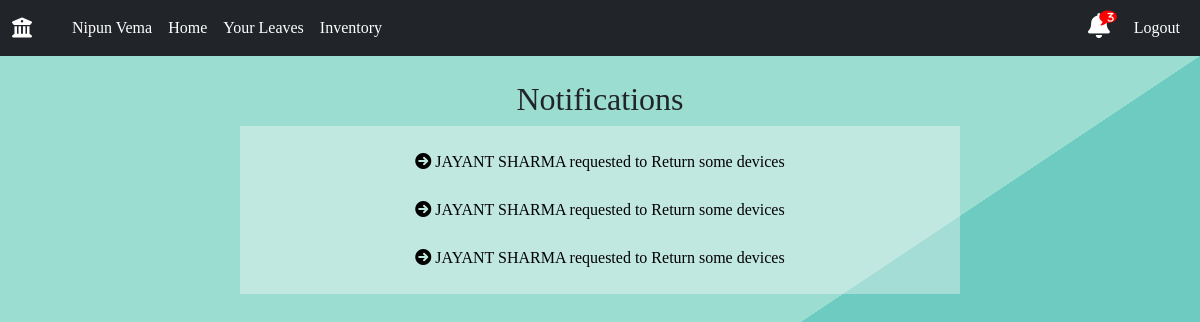
/profile/notifications/ (signed in), run on an earlier commit of the app's database.
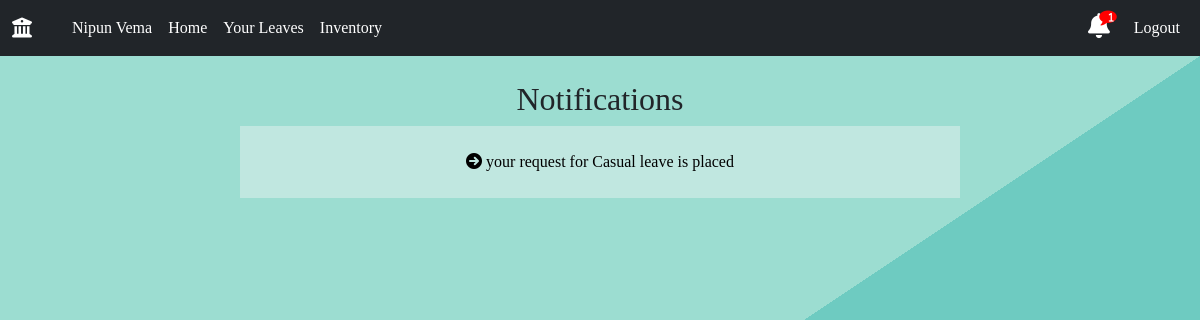
And on a later commit of the database.
### main/models.py (models this page shows, shortened)
class Notification(models.Model):
    sender = models.ForeignKey(Staff, blank=False, on_delete=CASCADE)
    reciever = models.CharField(max_length=255, blank=False)
    isActive = models.BooleanField(default=True)
    time = models.DateTimeField(auto_now_add=True)
    message = models.TextField()
    notification_type = models.CharField(max_length=20, choices=NOTIFICATION_FIELDS, default='LEAVE')
    taskId = models.CharField(max_length=100, blank=True, null=True, default=None)
    checked = models.BooleanField(default=False)
    expired = models.BooleanField(default=False)

### main/views.py (the view)
# urls.py: path('profile/notifications/', views.notifications, name='notification'),
@login_required
def notifications(request):
	staff = Staff.objects.get(user_obj=request.user)
	notification_count=get_notifications(staff.id)
	designation = staff.designation.designation
	notifications=[]
	if designation == 'Lab Technician':
		notification = Notification.objects.filter(notification_type='TECH',isActive=True).order_by('-time').all()
		notifications.extend(notification)
	receiver=str(staff.id) +' '+staff.name
	notification = Notification.objects.filter(reciever=receiver,isActive=True).order_by('-time').all()
	notifications.extend(notification)
	if request.user.is_staff:
		notification=Notification.objects.filter(reciever='admin',isActive=True).order_by('-time').all()
		notifications.extend(notification)
	return render(request, "Notifications/notifications.html", {"notifications": notifications, "staff":staff,'notification_count':notification_count,})

### main/views.py (called while the page is built)
def get_notifications(id):
	current_user=Staff.objects.get(id=id)
	designation=current_user.designation.designation
	notifications=[]
	if designation == 'Lab Technician':
		notification = Notification.objects.filter(notification_type='TECH',isActive=True).order_by('-time').all()
		notifications.extend(notification)
	receiver=str(current_user.id) +' '+current_user.name
	notification = Notification.objects.filter(reciever=receiver,isActive=True).order_by('-time').all()
	notifications.extend(notification)
	if designation == 'System Analyst' or designation == 'Lab Supervisor':
		notification=Notification.objects.filter(reciever='admin',isActive=True).order_by('-time').all()
		notifications.extend(notification)
	return len(notifications)

### templates/Notifications/notifications.html
{% extends 'base.html' %}
{% load static %}
{% block body %}
{% include 'navbar.html' with staff=staff notification_count=notification_count %}
<section class="sectionLogin">
    <br>
    <h2 style = "text-align: center;">Notifications</h2>
<div class="container" style = "text-align: center;background-color: rgba(245, 245, 245, 0.4);">
    <br>
    {% for notification in notifications %}
        {% if notification.isActive %}
        <i class="fa-solid fa-circle-arrow-right" style = "color: black;"></i>
        <a href="{% url 'main:handleNotification' pk=notification.id %}" style = "text-decoration: none;
            color:black;text-align: center;">
            {{ notification.message }}
            </a>
            <br><br>
        {% endif %}
    {% endfor %}
</div>
{% endblock body %}

### templates/navbar.html (shortened to what this page needs)
{% extends "base.html" %}
{% load static %}
{% block body %}
<nav class="navbar navbar-expand-md navbar-dark bg-dark">
  <div class="container-fluid">
    <div class="navbar-collapse collapse w-100 order-1 order-md-0 dual-collapse2">
      <ul class="navbar-nav me-auto">
        <li class="nav-item active navbar-brand">
          <a class="navbar-brand" href="{% url 'main:user_profile' %}" style="text-decoration: none;"><i class="fas fa-university"></i></a>
        </li>
        {% if user.is_authenticated %}
        <li class="nav-link nav-text navLink">
          <a href="{% url 'main:userProfileDetails' %}" style="text-decoration: none; color : white">{{ staff.name }} </a>
        </li>
        {% endif %}
        <li class="nav-item navLink">
          <a class="nav-link nav_text" href="{% url 'main:user_profile' %}" style="text-decoration: none; color : white">Home</a>
        </li>
        {% if user.is_authenticated %}
        <li class="nav-link nav_text navLink">
          <a href="{% url 'main:userLeaves' %}" style="text-decoration: none; color : white">Your Leaves</a>
        </li>
        <li class="nav-link nav_text navLink">
          <a href="{% url 'main:viewinventory' %}" style="text-decoration: none; color : white">Inventory</a>
        </li>
        {%endif%}
      </ul>
    </div>
    <div class="navbar-collapse collapse w-100 order-3 dual-collapse2">
      <ul class="navbar-nav ms-auto">
        {% if user.is_authenticated %}
        <li class="nav-item navbar-brand">
          <link href="https://maxcdn.bootstrapcdn.com/font-awesome/4.7.0/css/font-awesome.min.css" rel="stylesheet" />
          <a class="fas fa-bell" href="{% url 'main:notification' %}" style="text-decoration: none; color : white">
              <span class="fa fa-comment"></span>
              <span class="num">{{notification_count}}</span>
          </a>
        </li>
        <li class="nav-link nav_text navLink"><a href="{% url 'main:logout_request' id=staff.id%}" style="text-decoration: none; color : white">Logout</a></li>
        {% else %}
        <li class="nav-link nav_text navLink"><a href="{% url 'main:login' %}">Login</a></li>
        {%endif%}
      </ul>
    </div>
  </div>
</nav>
  {% endblock %}

What changed in the data, as far as the page shows it:
removed Notification: message "JAYANT SHARMA requested to Return some devices"
removed Notification: message "JAYANT SHARMA requested to Return some devices"
removed Notification: message "JAYANT SHARMA requested to Return some devices"
added Notification: message "your request for Casual leave is placed"
Also different on the page:
{{ notification_count }}: "3" → "1"
